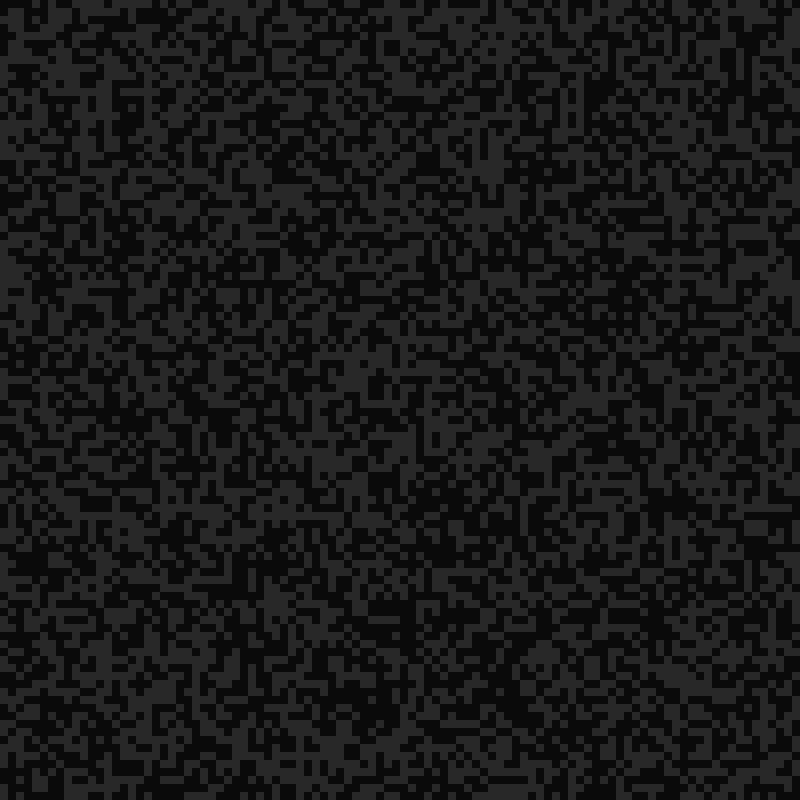
Frame 1 (no input)
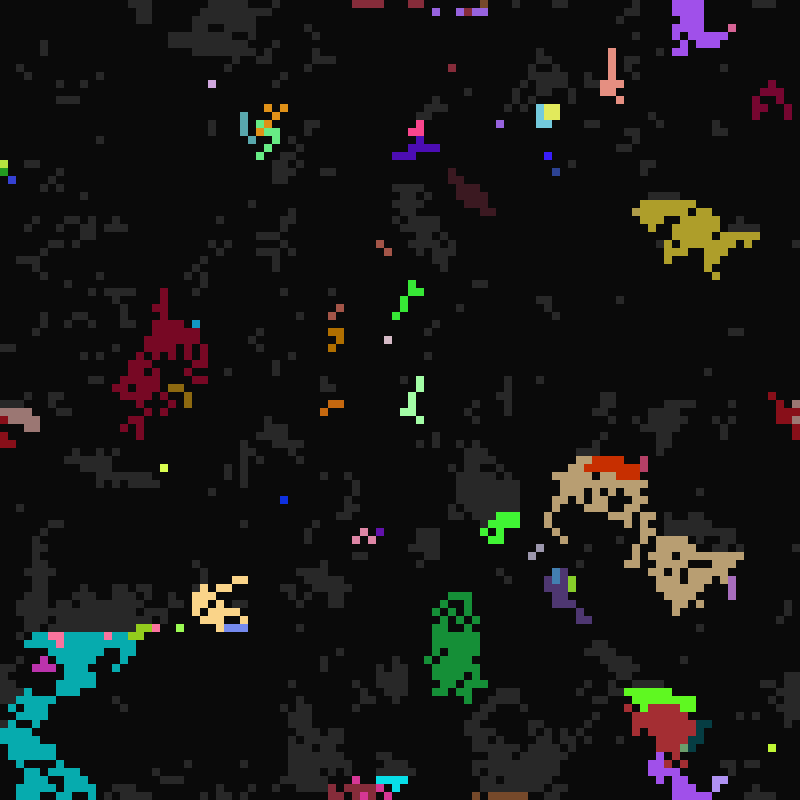
Frame 60 (the mouse pressed at the canvas centre just before this capture)
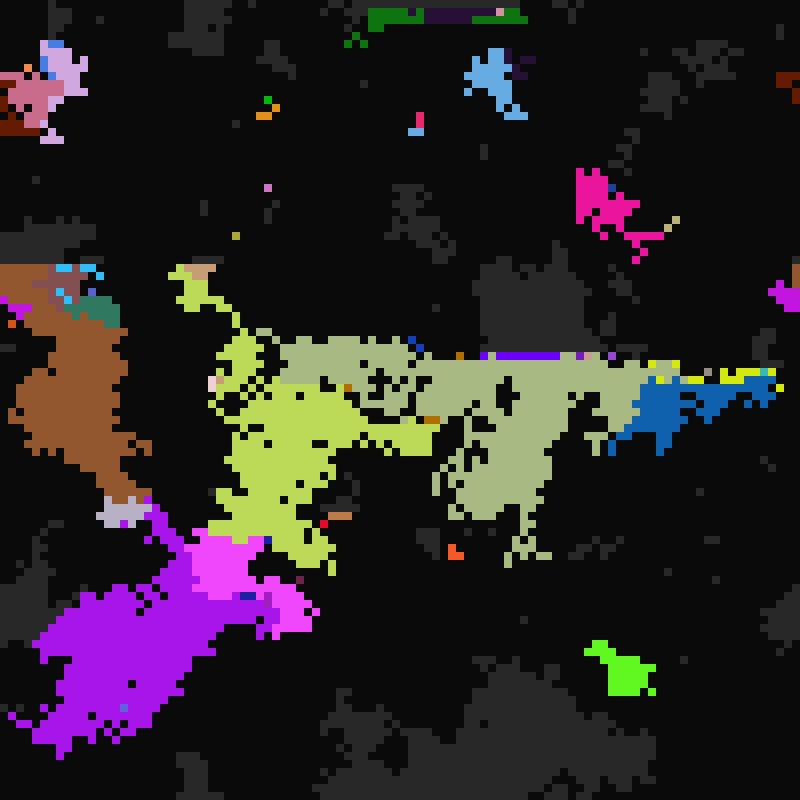
Frame 120 (the mouse held since frame 60 and released just before this capture)

The Processing sketch that drew these frames (run headless with seeded random() and noise(); from frame 60 on, the mouse is pressed at the canvas centre):

// Processing sketch: firefli4conform
// ── firefli4conform.pde
Fly [][] grid;
Fly [][] nextGrid;
int cols;
int rows;
int sz;
int tick =0;

void setup() {
  size(800, 800);
  frameRate(7);
  background(0);
  noStroke();
  sz=8;
  cols = int(width/sz);
  rows = int(height/sz);
  grid = new Fly[rows][cols];
  nextGrid = new Fly[rows][cols];
  for (int j=0; j<rows; j=j+1) {
    for (int i=0; i<cols; i++) {
      //noStroke();
      grid[j][i] = new Fly(i, j, color(random(255), random(255), random(255)));
    }
  }

  // make a copy of the same fireflys in next grid
  for (int j=0; j<rows; j=j+1) {
    for (int i=0; i<cols; i++) {
      //noStroke();
      nextGrid[j][i] = grid[j][i];
    }
  }
}

void draw() {
  showGrid();
  tick++;
  update();
}


void mouseClicked() {
   for (int j=0; j<rows; j=j+1) {
    for (int i=0; i<cols; i++) {
      //noStroke();
      grid[j][i] = new Fly(i, j, color(random(255), random(255), random(255)));
    }
  }

  // make a copy of the same fireflys in next grid
  for (int j=0; j<rows; j=j+1) {
    for (int i=0; i<cols; i++) {
      //noStroke();
      nextGrid[j][i] = grid[j][i];
    }
  }  
  
}

void update() {

  for (int j=0; j<rows; j=j+1) {  // dont check edges
    for (int i=0; i<cols; i++) {
      Fly myfly = grid[j][i];
      Fly newfly = nextGrid[j][i];
      int [] flashNeighbors = neighborFlash(myfly);
      //println(myfly.state,myfly.chargeTime, tick%myfly.chargeTime);
      if (myfly.state ==0 && tick%myfly.chargeTime == 0) {
        newfly.state =1;

        // this will make them flash if they are charged and a neighbor has flashed
        // really affects their flash disposition they will not wait to flash
      } else if (myfly.state ==1 && flashNeighbors.length> 0) {
        // make it flash
        newfly.state =2; 
        // take the attributes of one of the flashers
        int choice = flashNeighbors[floor(random(flashNeighbors.length))];
        switch (choice) {
        case 1:
          newfly.chargeTime = grid[(j-1+rows)%rows][(i-1+cols)%cols].chargeTime; 
          newfly.flashiness = grid[(j-1+rows)%rows][(i-1+cols)%cols].flashiness;
          newfly.flashLen = grid[(j-1+rows)%rows][(i-1+cols)%cols].flashLen;
          newfly.flashColor = grid[(j-1+rows)%rows][(i-1+cols)%cols].flashColor;
          break;
        case 2:
          newfly.chargeTime = grid[(j-1+rows)%rows][(i+cols)%cols].chargeTime; 
          newfly.flashiness = grid[(j-1+rows)%rows][(i+cols)%cols].flashiness;
          newfly.flashLen = grid[(j-1+rows)%rows][(i+cols)%cols].flashLen;
          newfly.flashColor = grid[(j-1+rows)%rows][(i+cols)%cols].flashColor;
          break;
        case 3:
          newfly.chargeTime = grid[(j-1+rows)%rows][(i+1+cols)%cols].chargeTime; 
          newfly.flashiness = grid[(j-1+rows)%rows][(i+1+cols)%cols].flashiness;
          newfly.flashLen = grid[(j-1+rows)%rows][(i+1+cols)%cols].flashLen;
          newfly.flashColor = grid[(j-1+rows)%rows][(i+1+cols)%cols].flashColor;
          break;
        case 4:
          newfly.chargeTime = grid[(j+rows)%rows][(i-1+cols)%cols].chargeTime; 
          newfly.flashiness = grid[(j+rows)%rows][(i-1+cols)%cols].flashiness;
          newfly.flashLen = grid[(j+rows)%rows][(i-1+cols)%cols].flashLen;
          newfly.flashColor = grid[(j+rows)%rows][(i-1+cols)%cols].flashColor;
          break;

        case 5:
          newfly.chargeTime = grid[(j+rows)%rows][(i+1+cols)%cols].chargeTime; 
          newfly.flashiness = grid[(j+rows)%rows][(i+1+cols)%cols].flashiness;
          newfly.flashLen = grid[(j+rows)%rows][(i+1+cols)%cols].flashLen;
          newfly.flashColor = grid[(j+rows)%rows][(i+1+cols)%cols].flashColor;
          break;
        case 6:
          newfly.chargeTime = grid[(j+1+rows)%rows][(i-1+cols)%cols].chargeTime; 
          newfly.flashiness = grid[(j+1+rows)%rows][(i-1+cols)%cols].flashiness;
          newfly.flashLen = grid[(j+1+rows)%rows][(i-1+cols)%cols].flashLen;
          break;
        case 7:
          newfly.chargeTime = grid[(j+1+rows)%rows][(i+cols)%cols].chargeTime; 
          newfly.flashiness = grid[(j+1+rows)%rows][(i+cols)%cols].flashiness;
          newfly.flashLen = grid[(j+1+rows)%rows][(i+cols)%cols].flashLen;
          newfly.flashColor = grid[(j+1+rows)%rows][(i+cols)%cols].flashColor;
          break;
        case 8:
          newfly.chargeTime = grid[(j+1+rows)%rows][(i+1+cols)%cols].chargeTime; 
          newfly.flashiness = grid[(j+1+rows)%rows][(i+1+cols)%cols].flashiness;
          newfly.flashLen = grid[(j+1+rows)%rows][(i+1+cols)%cols].flashLen;
          newfly.flashColor = grid[(j+1+rows)%rows][(i+1+cols)%cols].flashColor;
          break;
        }
      } else if (myfly.state ==1 && tick%myfly.flashiness == 0) {
        newfly.state =2;
      } else if (myfly.state ==2 && tick%myfly.flashLen == 0) {
        newfly.state =0;
      } else {
        newfly= myfly;
      }
    }
  }

  // arrayCopy(newWorld,world); this does not work  need to manually copy the array

  for (int j=0; j< rows; j++) {  //
    for (int i=0; i< cols; i++) {
      grid[j][i] = nextGrid[j][i];
    }
  }
}


int [] neighborFlash(Fly centerFly) {   // returns an array of flashing neighbors to randomly pick one
  int [] neighs ={};
  int i = centerFly.x;
  int j = centerFly.y;
  if (grid[(j-1+rows)%rows][(i-1+cols)%cols].state == 2) {
    neighs = append(neighs, 1);
  }
  if (grid[(j-1+rows)%rows][(i+cols)%cols].state ==2) {
    neighs = append(neighs, 2);
  }
  if (grid[(j-1+rows)%rows][(i+1+cols)%cols].state ==2) {
    neighs = append(neighs, 3);
  }
  if (grid[(j+rows)%rows][(i-1+cols)%cols].state ==2) {
    neighs = append(neighs, 4);
  }
  if (grid[(j+rows)%rows][(i+1+cols)%cols].state==2) {
    neighs = append(neighs, 5);
  }
  if (grid[(j+1+rows)%rows][(i-1+cols)%cols].state ==2) {
    neighs = append(neighs, 6);
  }
  if (grid[(j+1+rows)%rows][(i+cols)%cols].state ==2) {
    neighs = append(neighs, 7);
  }
  if (grid[(j+1+rows)%rows][(i+1+cols)%cols].state ==2) {
    neighs = append(neighs, 8);
  }

  return neighs;
}

void showGrid() {
  background(0);
  for (int j=0; j<rows; j=j+1) {
    for (int i=0; i<cols; i++) {
      //noStroke();
      if (grid[j][i].state == 0) {
        fill(32, 80);
      } else if (grid[j][i].state ==1) {
        fill(127, 80);
      } else if (grid[j][i].state == 2) {
        fill(grid[j][i].flashColor);
      }
      rect(i*sz, j*sz, sz, sz);
    }
  }
}

// ── Fly.pde
class Fly {
  // variables

  int x;
  int y;
  int state;  // 0 charging, 1, charged, 3 flash
  int chargeTime;
  int flashiness; // flash disposition, higher number less likely to flash
  int flashLen;
  color flashColor;


  //constructor

  Fly(int tx, int ty, color tflashColor) {

    x = tx;
    y = ty;
    flashColor = tflashColor;
    state = int(random(2));
    chargeTime = int(random(20))+21;
    // you can realy see the syc if you make all of the fireflyes have the same charge time and flashiness and flashLen
    flashiness =10+int(random(7));    // 10
    flashLen = 1+int(random(5));     // 3
  }
}
